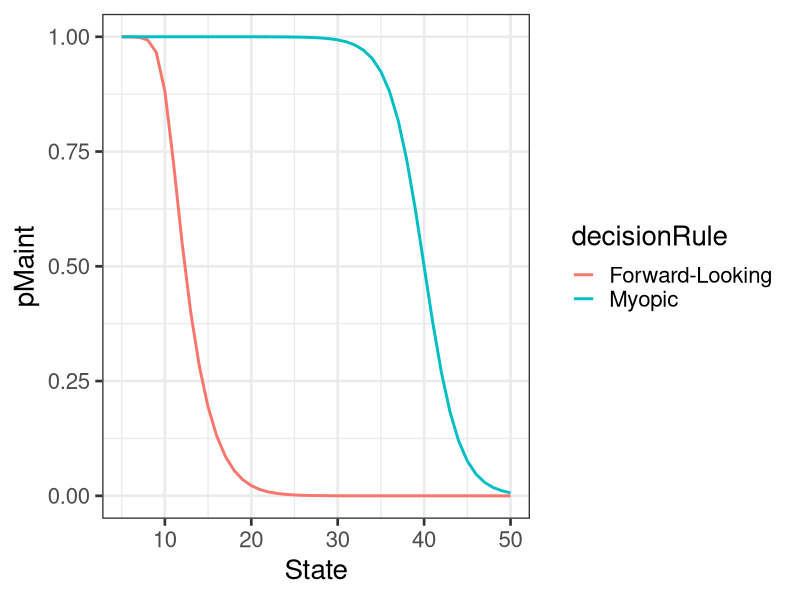

Write the R code that produced this figure. (Note: this script raises an error after producing the figure.)
library(ggplot2)
library(msm)


############################
####### Data Simulation
############################

lower <- 0 
upper <- 15000
mu <- 6000
sigma <- 4000

p_x0 <- ptnorm(5000,mu,sigma,lower,upper)
p_x1 <- ptnorm(10000,mu,sigma,lower,upper) - p_x0

p_x2 <- 1 - p_x1 - p_x0

# p[1] chance of keeping the same mileage
# p[2] chance of increasing the mileage state by 1
# p[3] chance of increasing the mileage state by 2
p <- c(p_x0,p_x1,p_x2)

p

# Initialization of the variables

# the replacement cost
# the maintainance cost function parameters and discout rate

rc <- 20
theta1_1 <- 0.5
theta1_2 <- 0.01

beta <- 0.75

# Defination fo the cost function

myopic_costs <- function(S,MF,params,p){
  
  # S possible state of the bus
  # MF maitenance cost function MF (state as argument )

  rc <- params[1]
  maint_cost <- rep(NA,S)
  repl_cost <- rep(NA,S)
  
  for(s in 1:S){
    maint_cost[s] <- MF(s,params[-1])
    repl_cost[s] <- rc
  }
    
  cbind(maint_cost,repl_cost)
}

# different possible forms for the maintenance cost function

lin_cost <- function(s,params) s*params[1]
quad_cost <- function(s,params) s*params[1] + s^2*params[2]
exp_cost <- function(s,params) exp(s*params[1])
log_cost <- function(s,params) log(params[1] + s*params[2])


# Choic of probabilities

choice_prob <- function(cost_array){
  S <- nrow(cost_array)
  cost <- cost_array - apply(cost_array,1,min)
  util <- exp(-cost)
  pchoice <- util/rowSums(util)
  
  pchoice
}


# Contaction Mapping
contraction_mapping <- function(S,p,MF,params,beta=0.75,threshold=1e-6,suppr_output=FALSE){
  
  achieved <- TRUE
  ST_mat <- matrix(0,S,S) # state transition matrix
  lp <- length(p)
  for(i in 1:S){
    for(j in 1:lp){
      if((i+j-1)<S) ST_mat[i,i+j-1] <- p[j]
      if((i+j-1)==S) ST_mat[i,i+j-1] <- sum(p[j:lp])
    }
  }
  
  R_mat <- cbind(1,matrix(0,S,S-1)) # replace matrix
  
  k <- 0
  EV <- matrix(0,S,2)
  EV_myopic <- EV_new <- myopic_costs(S,MF,params,p)
  
  while(max(abs(EV_new-EV)) > threshold){
    EV <- EV_new
    pchoice <- choice_prob(EV)
    ecost <- rowSums(pchoice*EV)
    
    futil_maint <- ST_mat %*% ecost
    futil_repl <- R_mat %*% ecost
    
    futil <- cbind(futil_maint,futil_repl)
    
    # Future utility is discouted by beta and added to the myoptic cost
    EV_new <- EV_myopic + beta*futil
    k <- k + 1
    if(k==1000) achieved <- FALSE
  }
  if(!suppr_output){
    if(achieved){
      cat("Convergence achieved in ",k," iterations")
    }else{
      cat("CM couldn't converge! Mean difference = ",round(mean(EV_new-EV),2))
    }
  }
  
  list(CP_forward=choice_prob(EV_new),CP_myopic=choice_prob(EV_myopic))
  
}


rc <- 20
theta11 <- 0.5
theta12 <- 0.01
beta <- 0.75

p_x0 <- 0.36
p_x1 <- 0.48
p_x2 <- 0.16

# 2) Choice probabilitier a function of state
params_lin <- c(rc,theta11)
p <- c(p_x0,p_x1,p_x2)
S <- 70

out <- contraction_mapping(S=S,p=p,MF=lin_cost,params=params_lin,beta=0.75)
lin_forward <- out$CP_forward
lin_myopic <- out$CP_myopic

pchoice <-  lin_forward[,1]

ggdat1 <- data.frame(decisionRule=c(rep("Forward-Looking",nrow(lin_forward)),
                                    rep("Myopic",nrow(lin_forward))),
                     pMaint=c(lin_forward[,1],lin_myopic[,1]),
                     State=rep(1:S,times=2))

ggplot(ggdat1,aes(y=pMaint,x=State,color=decisionRule)) + geom_line(lwd=1) + theme_bw(20) + xlim(5,50)

# 3) bus replacement dataset

transition <- function(bus_df,pchoice){
  
  nbus <- max(bus_array$id)
  obs <- nrow(bus_array)
  
  ind <- (obs-nbus+1):obs
  
  prev_mileage <- bus_array$mileage[ind]
  prev_states <- bus_array$state[ind]
  
  choices <- (runif(nbus)>pchoice[prev_states+1])*1
  
  new_mileage <- (1-choices)*prev_mileage + rtnorm(nbus,mu,sigma,lower,upper)
  
  new_states <- floor(new_mileage/5000)
  mew_array <- data.frame(id=1:nbus,choice=rep(0,nbus),mileage=new_mileage,state=new_states)
  
  bus_array$choice[ind] = choices
  
  rbind(bus_array,new_array)
  
}


bus_dgp <- function(nbus,nperiod,pchoice){
  
  nobs <- nbus*nperiod
  bus_df <- data.frame(id=rep(1:nbus,times=nperiod),
                       choice=rep(NA,nobs),
                       mileage=rep(NA,nobs),
                       state=rep(NA,nobs))
  
  bus_df[1:nbus,1] <- 1:nbus
  bus_df[1:nbus,-1] <- 0
  
  i <- 1
  while(i<nobs){
    prev_ind <- seq(from=i,by=1,length.out = nbus)
    next_ind <- prev_ind + nbus
    
    prev_mileage <- bus_df$mileage[prev_ind]
    prev_state <- bus_df$state[prev_ind]
    
    choices <- (runif(nbus)>pchoice[prev_state+1])*1
    bus_df$choice[prev_ind] <- choices
    
    if(next_ind[1]<nobs){
      
      new_mileage <- (1-choices)*prev_mileage + rtnorm(nbus,mu,sigma,lower,upper)
      new_state <- floor(new_mileage/5000)
      
      bus_df$mileage[next_ind] <- new_mileage
      bus_df$state[next_ind] <- new_state
    }
    i <- i + nbus
  }
  bus_df
}

nbus <- 1000
nperiod <- 100
bus_df_lin <- bus_dgp(nbus,nperiod,pchoice)

choice_freq <- aggregate(choice~state,data=bus_df_lin,FUN=mean)

ggdat2 = data.frame(dataType=c(rep("Observed behavior",nrow(choice_freq)),
                               rep("True choice probabilities",length(pchoice))),
                    pMaint=c(1-choice_freq$choice,pchoice),
                    State=c(choice_freq$state,0:(S-1)))



#######################################
########### Estimation
#######################################

DynamicLogit <- function(params,data,S,p,MF){
  
  endog <- data$choice
  exog <- data$state
  
  N <- length(endog)
  S <- max(exog)*2
  
  state_mat <- matrix(0,S,N)
  for(s in 0:(S-1)) state_mat[s+1,] = (exog == s)*1
  
  dec_mat <- rbind(t(1-endog),endog)
  
  util <- contraction_mapping(S=S,p=p,MF=MF,params = params,beta=.75,suppr_output = TRUE)
  
  pchoice <- util$CP_forward
  logprob <- log(t(state_mat)%*%pchoice)
  
  -sum(logprob*t(dec_mat))
}

bounds <- c(1e-6,Inf)
npars <- 2
linfit <- optim(par = rep(.1,npars),fn=DynamicLogit,method = c("L-BFGS-B"),lower=bounds[1],
                upper=bounds[2],data=data,S=S,p=p,MF=lin_cost,control = list(fnscale=1))

# Return the parameters obtained after fitting the liklihood function to the data
loglike <- linfit$value
fit_params <- linfit$par

cat("Log-Likelihood:",loglike,fill=TRUE)
cat("RC:",fit_params[1],fill=TRUE)
cat("thetas: ",fit_params[-1],fill=TRUE)


params_lin <- c(20,.5)
linEst <- contraction_mapping(S=70,p=p,MF=lin_cost,params = fit_params,beta=0.75)
lin_forwardEst <- linEst$CP_forward
lin_myopicEST <- linEst$CP_myopic

gglinEst = data.frame(decisionRule=c(rep("Forward-Looking (Lin)",nrow(lin_forward)),
                                     rep("Myopic (Lin)",nrow(lin_myopic)),
                                     rep("Forward-Looking (Lin Est.)",nrow(lin_forwardEst)),
                                     rep("Myopic (Lin Est.)",nrow(lin_myopicEst))),
                      pMaint=c(lin_forward[,1],lin_myopic[,1],lin_forwardEst[,1],lin_myopicEst[,1]),
                      State=c(0:(nrow(lin_forward)-1),0:(nrow(lin_myopic)-1),0:(nrow(lin_forwardEst)-1),0:(nrow(lin_myopicEst)-1)))

ggplot(gglinEst,aes(y=pMaint,x=State,color=decisionRule))+geom_line(lwd=1)+theme_bw(20)+xlim(5,50)
